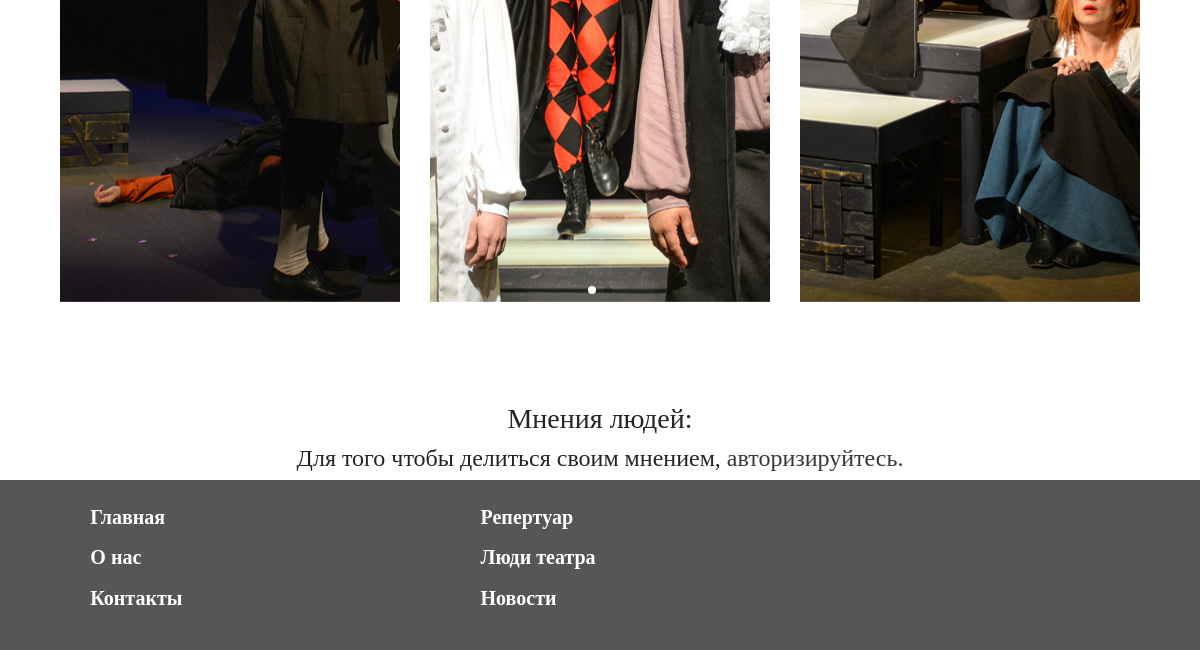
The page /malenkie-tragedii/ (lower part) on the database as committed earlier.
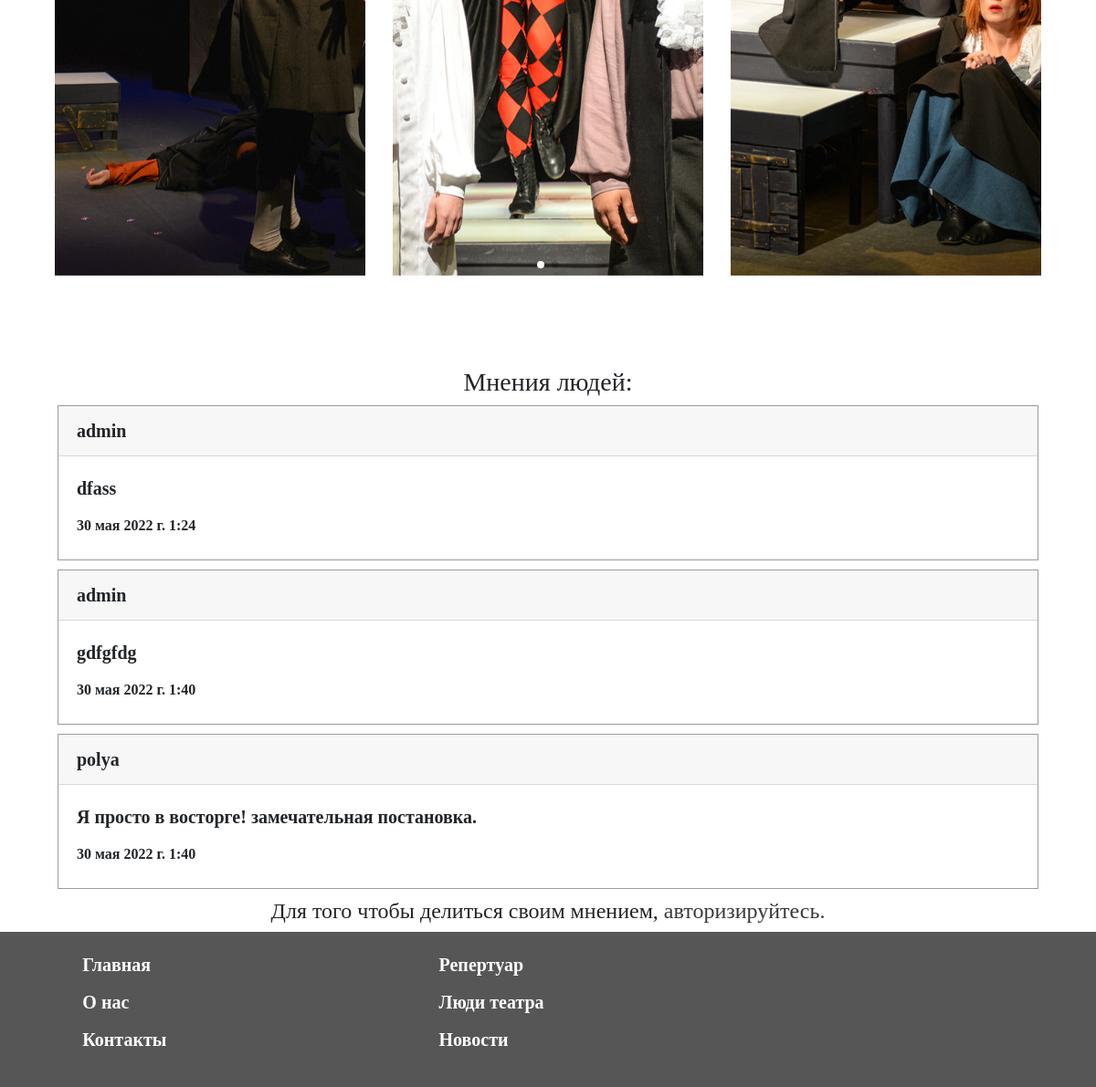
The same page on the database as committed later.
### performs/models.py (models this page shows, shortened)
class PerformShots(models.Model):
    title = models.CharField("Название", max_length=100)
    perform = models.ForeignKey(Perform, verbose_name="Спектакль", on_delete=models.CASCADE)
    description = models.TextField("Описание")
    image = models.ImageField("Изображение", upload_to="perform_shorts/")
    url = models.SlugField(max_length=100)
    class Meta:
        verbose_name = "Фотография"
        verbose_name_plural = "Фотографии"

class Reviews(models.Model):
    username = models.ForeignKey(User, verbose_name="Пользователь", on_delete=models.CASCADE, default=0)
    text = models.TextField("Сообщение", max_length=5000)
    parent = models.ForeignKey('self', verbose_name="Родитель", on_delete=models.SET_NULL, blank=True, null=True)
    perform = models.ForeignKey(Perform, verbose_name="спектакль", on_delete=models.CASCADE)
    created = models.DateTimeField("Дата добавления", auto_now_add=True, null=True)
    moderation = models.BooleanField("Модерация", default=True)
    class Meta:
        verbose_name = "Отзыв"
        verbose_name_plural = "Отзывы"

### performs/views.py (the view)
# urls.py: path("<slug:slug>/", views.PerformanceDetailView.as_view(), name="perform_detail"),
class PerformanceDetailView(Cat, DetailView):
    model = Perform
    queryset = Perform.objects.filter(draft=False)
    slug_field = "url"
    def get_context_data(self, **kwargs):
        context = super().get_context_data(**kwargs)
        context["form"] = ReviewForm()
        return context

### performs/models.py (called while the page is built)
    def get_absolute_url(self):
        return reverse('person_detail', kwargs={"slug": self.url})

    def get_review(self):
        return self.reviews_set.filter(parent__isnull=True)

### templates/performs/perform_detail.html (shortened to what this page needs)
{% load static %}
<html lang="en">
<head>
    <link rel="stylesheet" href="{% static 'css1/bootstrap.min.css' %}">
    <link rel="stylesheet" href="{% static 'dist/css/lightbox.css' %}">
    <link rel="stylesheet" href="{% static 'css/main.css' %}">
    <link rel="stylesheet" href="{% static 'css/perform.css' %}">
    <link rel="stylesheet" href="https://unpkg.com/swiper/swiper-bundle.css" />
    <link rel="stylesheet" href="https://unpkg.com/swiper/swiper-bundle.min.css" />
</head>
<body>
    <div class="swiper mySwiper">
        <div class="swiper-wrapper">
             {% for el in perform.performshots_set.all %}
            <div class="swiper-slide"><a href="{{ el.image.url }}" data-lightbox="test"><img src="{{ el.image.url }}" alt="{{ image.description }}"></a></div>
            {% endfor %}
        </div>
        <div class="swiper-pagination"></div>
    </div>
   <h3>Мнения людей:</h3>
   {% for review in perform.get_review %}
   <div class="container"  style="max-width:92%;">
       <div class="card">
           <div class="card-header">{{ review.username }}</div>
           <div class="card-body">
               <blockquote class="blockquote mb-0">
                   <p>{{ review.text }}</p>
                   <h6 style="font-weight:bold">{{ review.created }}</h6>
               </blockquote>
           </div>
       </div>
   </div>
   {% endfor %}
   {% if user.is_authenticated %}
            <form action="{% url 'add_review' perform.id %}"  method="post">
                {% csrf_token %}
                <input type="hidden" name="parent" value="">
                <div class="form-group editContent" id="contactparent">
                    <label for="contactparent" class="editContent">
                        Расскажите о своих впечатлениях от спектакля «{{ perform.title }}»
                    </label>
                    {{ form.text }}
                </div>
                <button class="button btn" type="submit" >Поделиться мнением</button>
            </form>
   {% else %}
        <h4 class="notreg">Для того чтобы делиться своим мнением, <a href="{% url 'login' %}">авторизируйтесь.</a></h4>
   {% endif %}
    <footer class="footer mt-auto py-3">
        <div class="container">
            <ul>
                <li>
                    <a href="{% url 'index' %}">Главная</a>
                </li>
                <li>
                    <a href="{% url 'affiche' %}">Репертуар</a>
                </li>
                <li>
                    <a href="{% url 'about' %}">О нас</a>
                </li>
                <li>
                   <a href="{% url 'people' %}">Люди театра</a>
                </li>
                <li>
                    <a href="{% url 'contact' %}">Контакты</a>
                </li>
                <li>
                    <a href="{% url 'news' %}">Новости</a>
                </li>
            </ul>
        </div>
    </footer>
</body>
</html>

### static/css/main.css (style rules this page uses)
body { background-color: rgb(255, 255, 255); font-family: "CormorantUnicase-Regular"; overflow-x: hidden; font-style: normal; font-weight: bold; font-size: 20px; text-align: center; max-width: 100%; }
footer { text-align: left; background-color: #575656; }
footer li { list-style-type: none; display: inline-block; width: 35%; margin: 0.5%; }
.card { border: solid 1px; border-radius: 0px; border-color: #38383880; margin-bottom: 10px; text-align: left; }

### static/css/perform.css (style rules this page uses)
body { background-color: rgb(255, 255, 255); font-family: "CormorantUnicase-Regular"; overflow-x: hidden; font-style: normal; font-size: 20px; text-align: center; font-weight: bolder; }
h4.notreg a { color:#383838 !important; }
.swiper { width: 90%; height: 90%; margin-bottom: 100px; }
.swiper-slide { display: -webkit-box; display: -ms-flexbox; display: -webkit-flex; display: flex; -webkit-box-pack: center; -ms-flex-pack: center; -webkit-justify-content: center; justify-content: center; -webkit-box-align: center; -ms-flex-align: center; -webkit-align-items: center; align-items: center; }
.swiper-slide img { display: block; width: 100%; height: 100%; transition: 0.5s; object-fit: cover; }

Rows that differ between the two databases and show on the page:
added Reviews: username "admin", text "dfass", created "30 мая 2022 г. 1:24"
added Reviews: username "admin", text "gdfgfdg", created "30 мая 2022 г. 1:40"
added Reviews: username "polya", text "Я просто в восторге! замечательная постановка.", created "30 мая 2022 г. 1:40"
